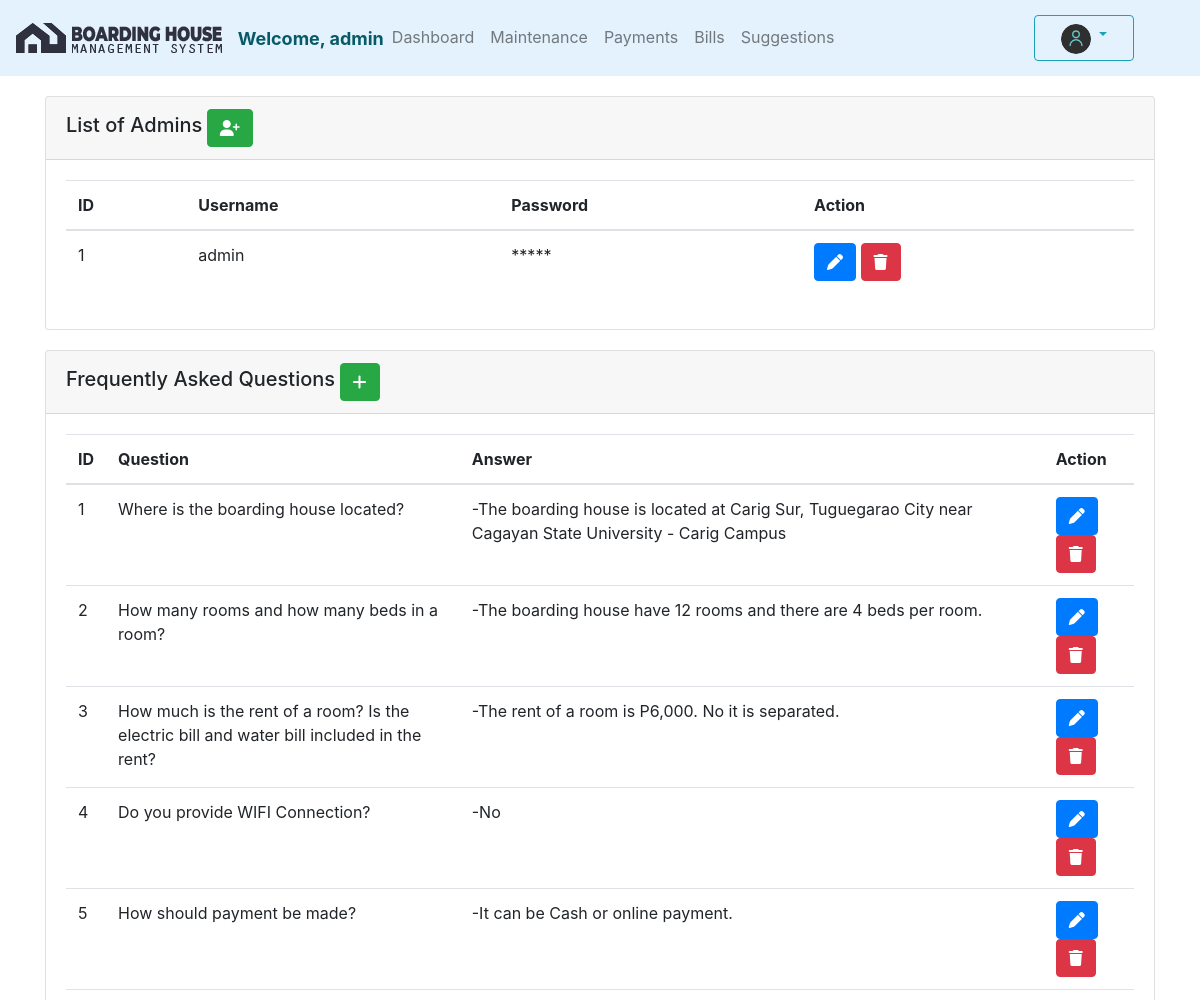
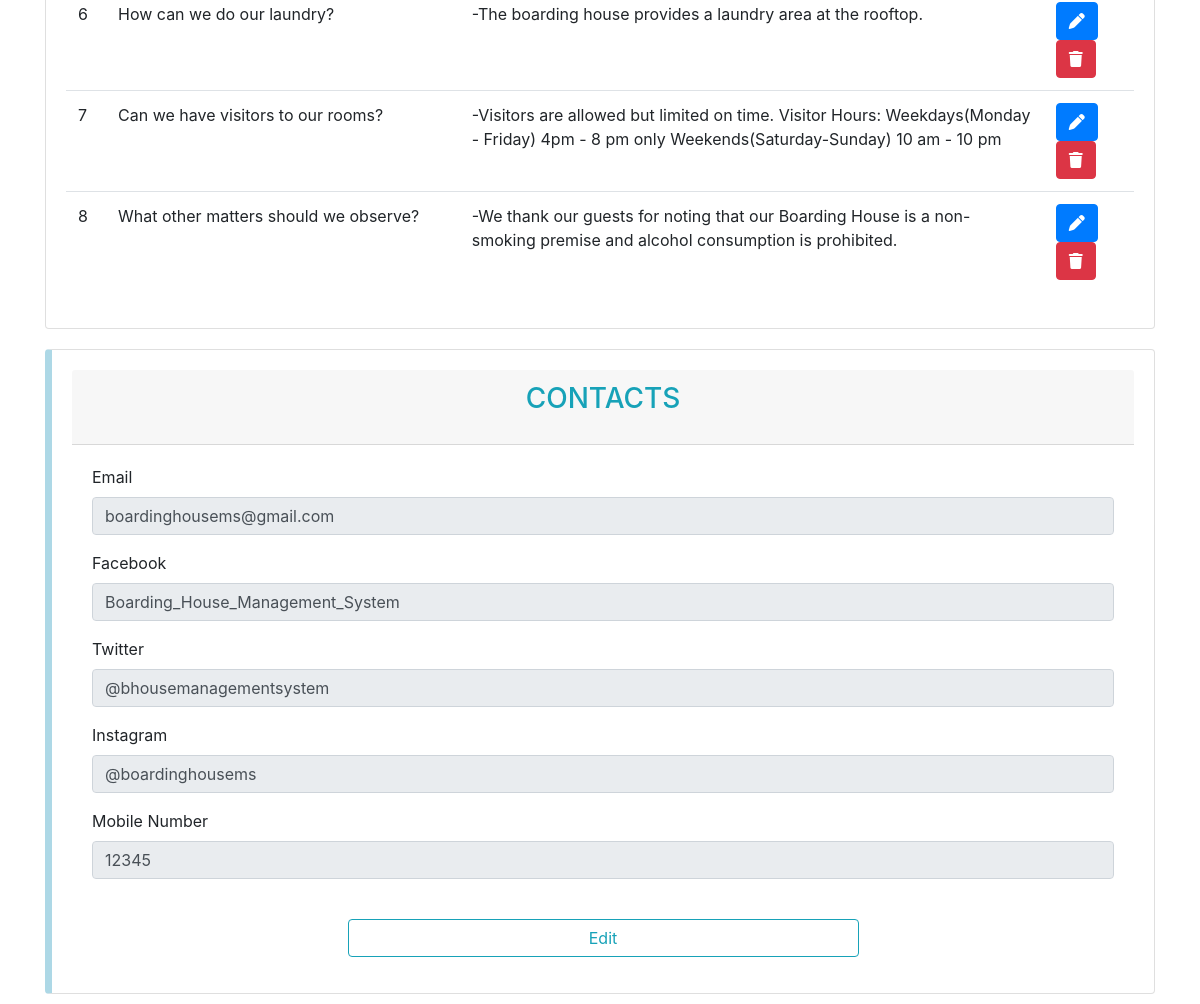
Screenshot of /Admin/info.php (signed in) with the database file from the repository (2 pictures, top to bottom).
### tables this page shows
CREATE TABLE `faqs` (
  `id` int(55) NOT NULL,
  `questions` varchar(255) NOT NULL,
  `answers` varchar(255) NOT NULL
);

CREATE TABLE `contacts` (
  `contact_id` int(11) NOT NULL,
  `email` varchar(32) NOT NULL,
  `facebook` varchar(32) NOT NULL,
  `twitter` varchar(32) NOT NULL,
  `instagram` varchar(32) NOT NULL,
  `mobile` varchar(32) NOT NULL
);

### Admin/info.php (the view, shortened to what this page needs)
<?php
    include("../config.php");
    $user_check=$_SESSION['access'];
    $sql="SELECT * FROM admin WHERE username='$user_check'";
    $stmt=$conn->query($sql);
    $row=$stmt->fetch(PDO::FETCH_ASSOC);
    $login_user=$row['username'];
?>
<!DOCTYPE html>
<html lang="en">
<head>
    <link rel="stylesheet" href="../bootstrap/css/bootstrap.css">
    <link rel="stylesheet" href="../fontawesome/css/all.css">
</head>
<body>
    <nav class="navbar navbar-expand-lg navbar-light" style="background-color: #e3f2fd;">
        <a class="navbar-brand" href="#">
            <img src="../Assets/logo/main-logo.png" class="d-inline-block align-top" alt="">
            <img src="../Assets/logo/main-logo-text.png" class="d-inline-block align-top" alt="">
        </a>
        <div class="collapse navbar-collapse" id="navbarSupportedContent">
            <ul class="navbar-nav mr-auto">
                <li class="nav-item">
					<span class="navbar-text" style="font-weight: bold; color:#075b68; font-size: 18px;">Welcome, <?php echo $login_user ?></span>
				</li>
                <li class="nav-item">
                    <a class="nav-link" href="dashboard.php">Dashboard</a>
                </li>
                 <li class="nav-item">
                    <a class="nav-link" href="maintenance.php">Maintenance</a>
                </li>
                 <li class="nav-item">
                    <a class="nav-link" href="payments.php">Payments</a>
                </li>
                 <li class="nav-item">
                    <a class="nav-link" href="bills.php">Bills</a>
                </li>
                <?php
                    $sql="SELECT * FROM suggestions WHERE status='unread'";
                    $stmt=$conn->query($sql);
                    $num=$stmt->rowCount();
                ?>
                <li class="nav-item">
                    <a class="nav-link" href="suggestions.php">Suggestions <?php if($num>0) echo "<span class='badge badge-danger'>$num</span>" ?></a>
                </li>
            </ul>
            <div class="dropdown" style="padding-right: 50px">
                <button type="button" class="btn btn-outline-info dropdown-toggle" data-toggle="dropdown" aria-haspopup="true" aria-expanded="false" style="width: 100px">
                    <span class="navbar-text" style="font-size: 15px; padding:0">
                    <img src="../Assets/logo/user.png" width="30" height="30" class="d-inline-block align-top" alt="" style="border-radius: 50%">
                    </span>
                </button>
			</div>
        </div>
    </nav>
    <div class="container" style="margin-top: 20px;">
        <div class="card">
            <div class="card-header">
                <h5 class="d-inline">List of Admins</h5>
                <span><button class="btn btn-success" data-toggle="modal" data-target="#addModal"><i class="fas fa-user-plus"></i></button></span>
            </div>
            <div class="card-body">
                <table class="table table-hover">
                    <thead>
                        <tr>
                            <th>ID</th>
                            <th>Username</th>
                            <th>Password</th>
                            <th>Action</th>
                        </tr>
                    </thead>
                    <tbody>
                        <?php
                            $sql="SELECT * FROM admin";
                            $stmt=$conn->query($sql);
                            while($row=$stmt->fetch(PDO::FETCH_ASSOC)){
                        ?>
                        <tr>
                            <td><?php echo $row['admin_id']; ?></td>
                            <td><?php echo $row['username']; ?></td>
                            <td><?php echo str_repeat("*",strlen($row['password'])); ?></td>
                            <td>
                                <button type="button" class="btn btn-primary"><i class="fas fa-pen" data-toggle="modal" data-target="#editModal"
                                    onclick="getUserDetails(<?php echo $row['admin_id']?>,
                                    '<?php echo $row['username'] ?>', '<?php echo $row['password'] ?>');"></i></button>
                                <button type="button" class="btn btn-danger" data-toggle="modal" data-target="#deleteModal"
                                onClick="delId(<?php echo $row['admin_id'] ?>)"><i class="fas fa-trash"></i></button>
                            </td>
                        </tr>
                        <?php } ?>
                    </tbody>
                </table>
            </div>
        </div>
    </div>
    <div class="container" style="margin-top: 20px;">
        <div class="card">
            <div class="card-header">
                <h5 class="d-inline">Frequently Asked Questions</h5>
                <span><button class="btn btn-success" data-toggle="modal" data-target="#addFaqsModal"><i class="fas fa-plus"></i></button></span>
            </div>
            <div class="card-body">
                <table class="table table-hover">
                    <thead>
                        <tr>
                            <th>ID</th>
                            <th>Question</th>
                            <th>Answer</th>
                            <th>Action</th>
                        </tr>
                    </thead>
                    <tbody>
                        <?php
                            $sql="SELECT * FROM faqs";
                            $stmt=$conn->query($sql);
                            while($row=$stmt->fetch(PDO::FETCH_ASSOC)){
                        ?>
                        <tr>
                            <td><?php echo $row['id'] ?></td>
                            <td><?php echo $row['questions'] ?></td>
                            <td><?php echo $row['answers'] ?></td>
                            <td>
                                <button type="button" class="btn btn-primary"><i class="fas fa-pen" data-toggle="modal" data-target="#editFaqsModal"
                                    onclick="getFaqsDetails(<?php echo $row['id']?>,
                                    '<?php echo $row['questions'] ?>', '<?php echo $row['answers'] ?>');"></i></button>
                                <button type="button" class="btn btn-danger" data-toggle="modal" data-target="#deleteFaqsModal"
                                onClick="delIdfaqs(<?php echo $row['id'] ?>)"><i class="fas fa-trash"></i></button>
                            </td>
                        </tr>
                        <?php } ?>
                    </tbody>
                </table>
            </div>
        </div>
    </div>
    <?php
        $sql="SELECT * FROM contacts";
        $stmt=$conn->query($sql);
        $row=$stmt->fetch(PDO::FETCH_ASSOC);
        $email=$row['email'];
        $facebook=$row['facebook'];
        $twitter=$row['twitter'];
        $instagram=$row['instagram'];
        $mobile=$row['mobile'];
    ?>
    <div class="container " style="margin-top: 20px; margin-bottom: 10px ">
            <div class="card" style="border-left: 7px solid lightblue;">
            <form class="form" style="padding: 20px 20px 0px 20px;">
                    <div class="card-header">
                        <div class="form-group text-center">
                            <h3 style="color: #17a2b8">CONTACTS</h3>
                        </div>
                    </div>
                    <div class="card-body">
                        <div class="form-group">
                            <label>Email</label>
                            <input disabled type="text" class="form-control" name="email" value=<?php echo $email ?>>
                        </div>
                        <div class="form-group">
                            <label>Facebook</label>
                            <input disabled type="text" class="form-control" name="facebook" value=<?php echo $facebook ?>>
                        </div>
                        <div class="form-group">
                            <label>Twitter</label>
                            <input disabled type="text" class="form-control" name="twitter" value=<?php echo $twitter ?>>
                        </div>
                        <div class="form-group">
                            <label>Instagram</label>
                            <input disabled type="text" class="form-control" name="instagram" value=<?php echo $instagram ?>>
                        </div>
                        <div class="form-group">
                            <label>Mobile Number</label>
                            <input disabled type="text" class="form-control" name="mobile_num" value=<?php echo $mobile ?>>
                        </div>
                        <br>
                        <div class="form-group text-center">
                            <button type="button" name="editProfile" class="btn btn-outline-info w-50" data-toggle="modal" data-target="#editContactModal" >Edit</button>
                        </div>
                    </form>
                </div>
            </div>
</body>
</html>

### rows the page displays
faqs: id "1", questions "Where is the boarding house located?", answers "-The boarding house is located at Carig Sur, Tuguegarao City near Cagayan State University - Carig Campus"
faqs: id "2", questions "How many rooms and how many beds in a room?", answers "-The boarding house have 12 rooms and there are 4 beds per room."
faqs: id "3", questions "How much is the rent of a room? Is the electric bill and water bill included in the rent?", answers "-The rent of a room is P6,000. No it is separated."
faqs: id "4", questions "Do you provide WIFI Connection?", answers "-No"
faqs: id "5", questions "How should payment be made?", answers "-It can be Cash or online payment."
faqs: id "6", questions "How can we do our laundry?", answers "-The boarding house provides a laundry area at the rooftop."
faqs: id "7", questions "Can we have visitors to our rooms?", answers "-Visitors are allowed but limited on time. Visitor Hours: Weekdays(Monday - Friday) 4pm - 8 pm only Weekends(Saturday-Sunday) 10 am - 10 pm"
faqs: id "8", questions "What other matters should we observe?", answers "-We thank our guests for noting that our Boarding House is a non-smoking premise and alcohol consumption is prohibited."
contacts: email "boardinghousems@gmail.com", facebook "Boarding_House_Management_System", twitter "@bhousemanagementsystem", instagram "@boardinghousems", mobile_num "12345"

### other values shown
$login_user "admin"
$row['admin_id'] "1"
$row['username'] "admin"
str_repeat("*",strlen($row['password'])) "*****"
